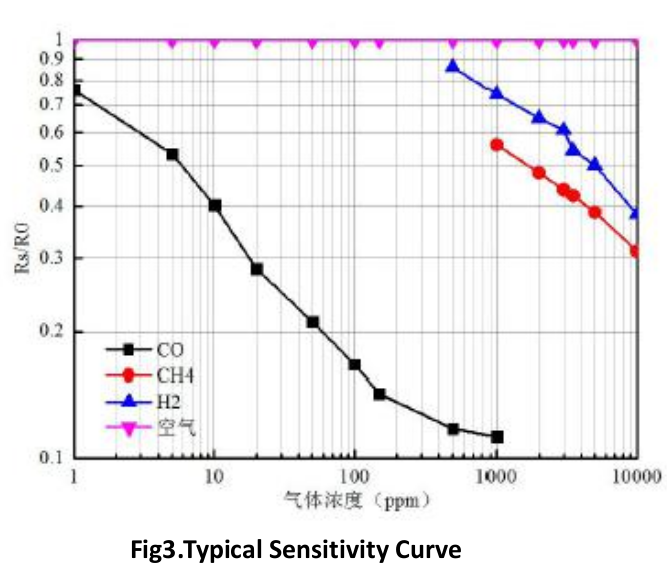
#> input picture SENSOR WORK/SEN0564(Shreyas)/caliberate/datasheet.png, 667 x 581 px
$ python check_graph.py
#> lines starting #> are read from the running program, lines starting #| are printed output that depends on the picture
import numpy as np
import matplotlib.pyplot as plt
from PIL import Image

# Data points from the lookup table
pointsdata = """
1.045800744138103, 0.7584065017590683
5.01374306822658, 0.5383427435831706
9.962750503745998, 0.40405634660838996
19.796865585096565, 0.2869508626557279
49.95067127862733, 0.21319016796829118
99.25639759989119, 0.16826132407456496
146.32416193145502, 0.14250821259459714
497.64607544359575, 0.11764684461249969
1003.7388767529611, 0.112965730111953
"""
# Sort the data based on ppm (concentration)
pointsdata = '\n'.join(sorted(pointsdata.strip().split('\n'), key=lambda x: float(x.split(',')[0])))

# Convert data into a NumPy array
points = np.array([list(map(float, line.split(','))) for line in pointsdata.strip().split('\n')])
ppm = points[:, 0]  # Concentration in ppm
rs_ro = points[:, 1]  # Rs/Ro values

# Function to logarithmically interpolate for a given Rs/Ro value
def interpolate_log_rs_ro(rs_ro_value, rs_ro, ppm):
    # Check if Rs/Ro is outside the bounds
    if rs_ro_value < min(rs_ro) or rs_ro_value > max(rs_ro):
        raise ValueError(f"Rs/Ro value {rs_ro_value} is out of bounds.")

    # Find the two closest Rs/Ro points (R1, R2)
    for i in range(len(rs_ro) - 1):
        if rs_ro[i] >= rs_ro_value >= rs_ro[i + 1]:
            # Perform logarithmic interpolation
            log_r1, log_r2 = np.log(rs_ro[i]), np.log(rs_ro[i + 1])
            log_ppm1, log_ppm2 = np.log(ppm[i]), np.log(ppm[i + 1])
            log_ppm_value = log_ppm1 + (log_ppm2 - log_ppm1) * (np.log(rs_ro_value) - log_r1) / (log_r2 - log_r1)
            return np.exp(log_ppm_value)  # Return the result in original space

# Generate Rs/Ro values for plotting (between min and max)
rs_ro_values = np.logspace(np.log10(min(rs_ro)), np.log10(max(rs_ro)), 1000)

# Interpolate the ppm values for each Rs/Ro
ppm_values = []
for r_value in rs_ro_values:
    try:
        ppm_val = interpolate_log_rs_ro(r_value, rs_ro, ppm)
        ppm_values.append(ppm_val)
    except ValueError:
        pass  # Skip out-of-bound values

# Plot the interpolated ppm vs Rs/Ro values
plt.figure(figsize=(10, 6))
plt.plot(rs_ro_values[:len(ppm_values)], ppm_values, label="Interpolated ppm")
plt.scatter(rs_ro, ppm, color='blue', label='Data points', zorder=5)  # Changed data points to blue
plt.xscale('log')
plt.yscale('log')
plt.xlabel('Rs/Ro')
plt.ylabel('ppm')
plt.title('Interpolated Gas Concentration (ppm) vs Rs/Ro (Log-Log)')
plt.grid(True, which='both', linestyle='--')
plt.legend()
plt.savefig('sen0564_interpolate.png')
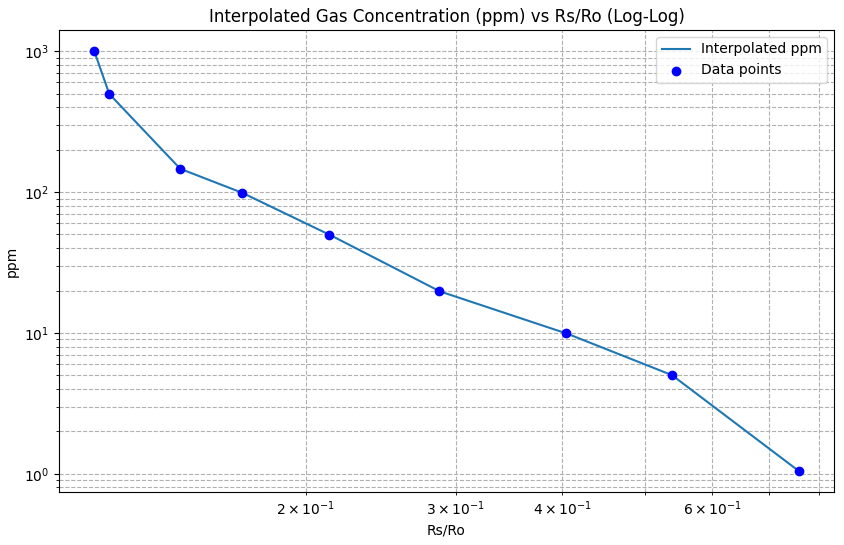
#> figure drawn by matplotlib, 1 panel; curve peaks at x = 0.113, y = 1003.7
plt.show()

# now sort the data based on the ppm
pointsdata = '\n'.join(sorted(pointsdata.strip().split('\n'), key=lambda x: float(x.split(',')[1])))
# now plot the interpolated Rs/RO vs ppm
plt.figure(figsize=(10, 6))
plt.plot(ppm, rs_ro, 'bo', label='Data points')
plt.plot(ppm_values, rs_ro_values[:len(ppm_values)], 'r-', label='Interpolated curve')
plt.xscale('log')
plt.yscale('log')
plt.xlabel('ppm')
plt.ylabel('Rs/Ro')
plt.grid(True, which='both', ls='--')
plt.title('Interpolated Rs/Ro vs ppm (Log-Log Scale)')
plt.legend()
plt.savefig('sen0564_interpolate1.png')
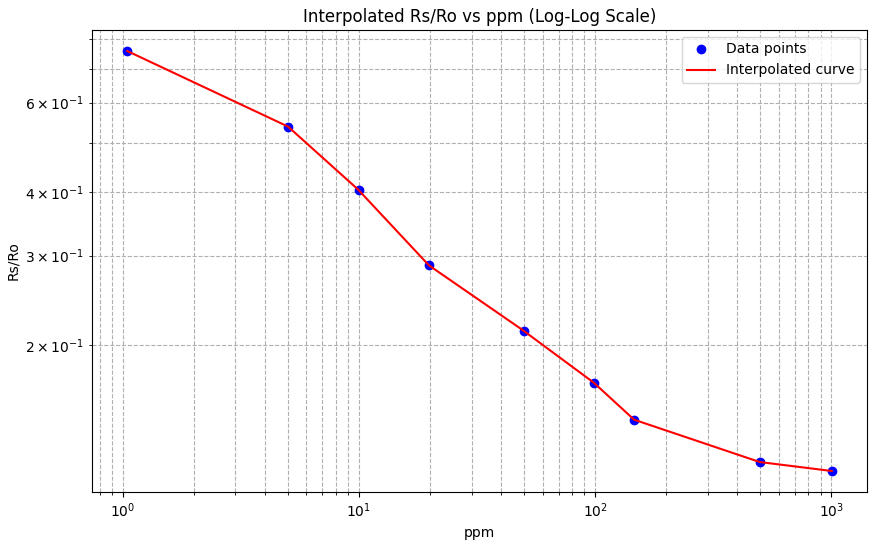
#> figure drawn by matplotlib, 1 panel
plt.show()


# Concatenate the two images to show the comparison (datasheet.png and sen0564_interpolate.png)
img1 = Image.open('datasheet.png')
#> img1 is the input picture: PIL image 667x581 RGBA; mean R, G, B, A 241.5, 240.1, 241.4, 255
img1 = img1.resize((600*2, 400*2))
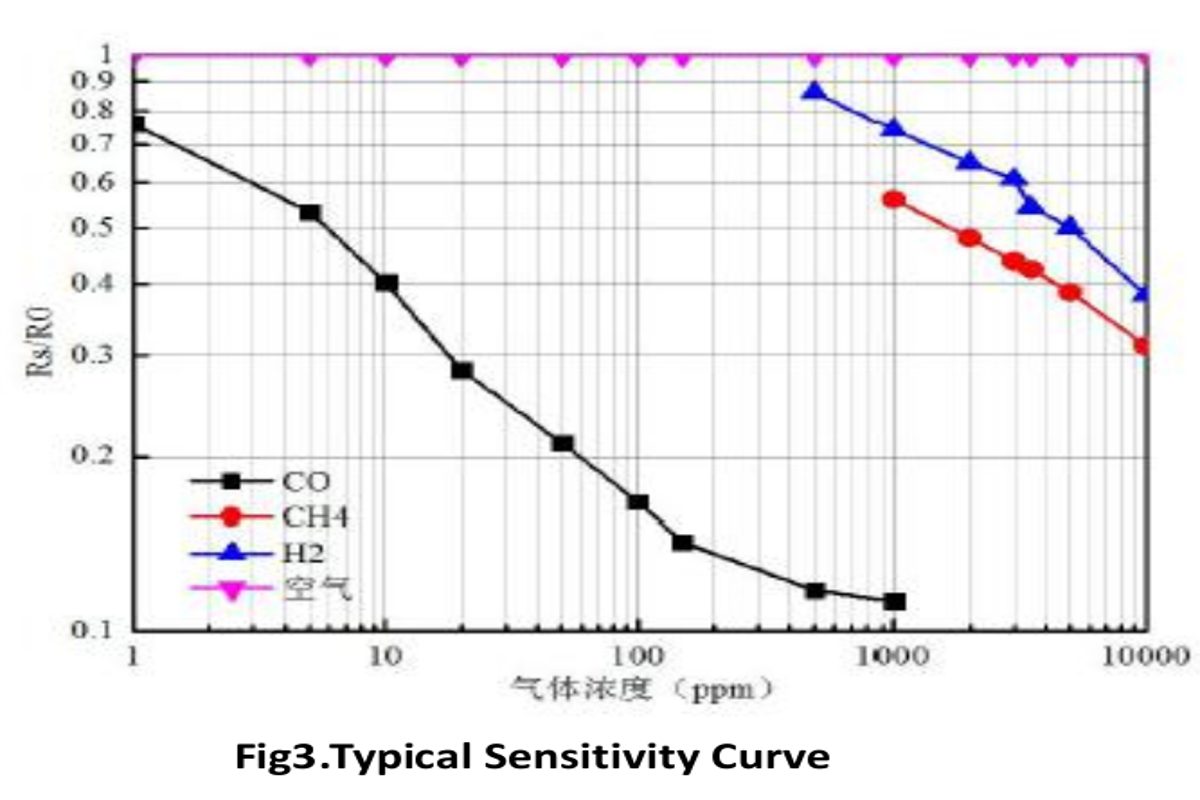
#> img1: PIL image 1200x800 RGBA; mean R, G, B, A 241.5, 240.1, 241.4, 255

img2 = Image.open('sen0564_interpolate1.png')
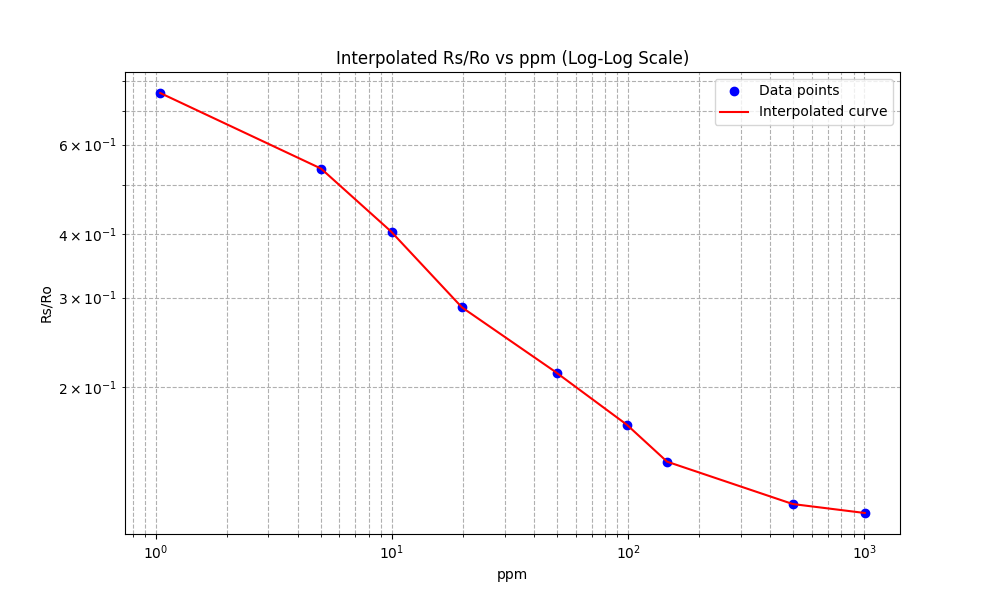
#> img2: PIL image 1000x600 RGBA; mean R, G, B, A 250.4, 249.6, 249.8, 255
img2 = img2.resize((600*2, 400*2))
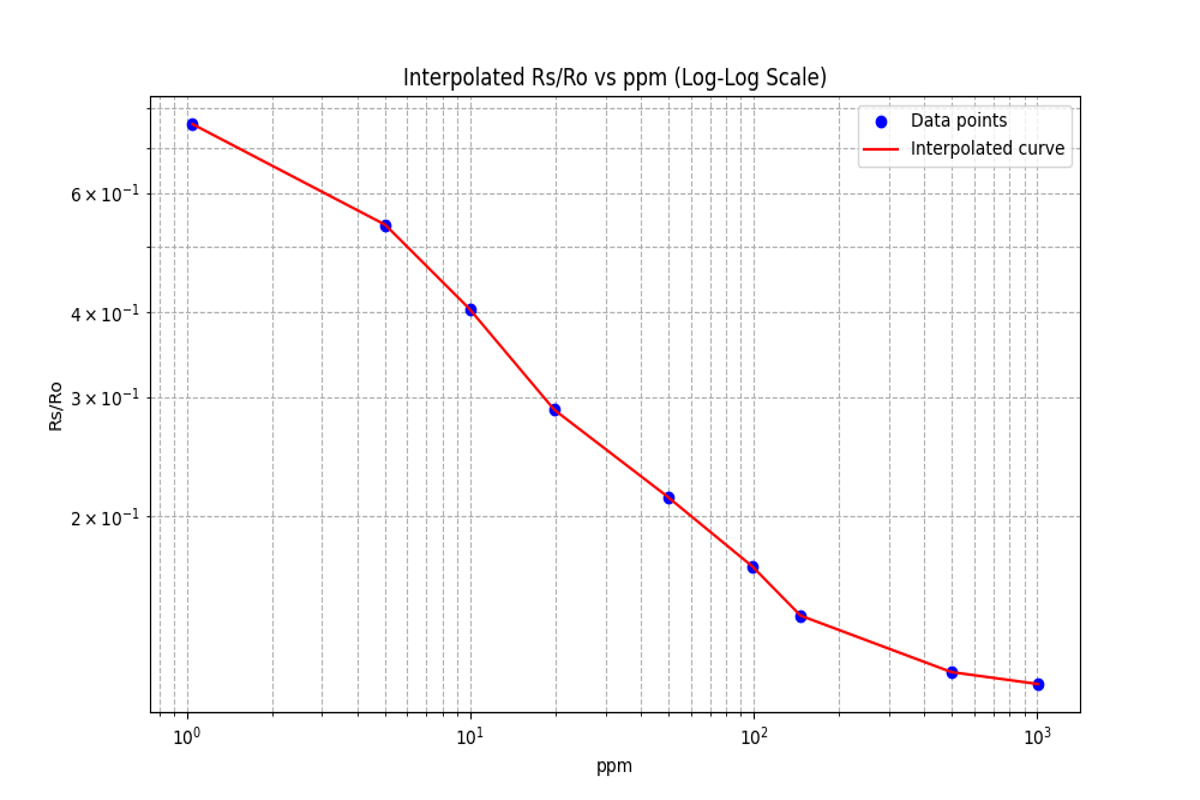
#> img2: PIL image 1200x800 RGBA; mean R, G, B, A 250.3, 249.5, 249.7, 255
# img2 = img2.rotate(90).transpose(Image.FLIP_LEFT_RIGHT)

# Create a new image with twice the width
new_img = Image.new('RGB', (1200*2, 400*2))
#> new_img: PIL image 2400x800 RGB; every value is 0
new_img.paste(img1, (0, 0))
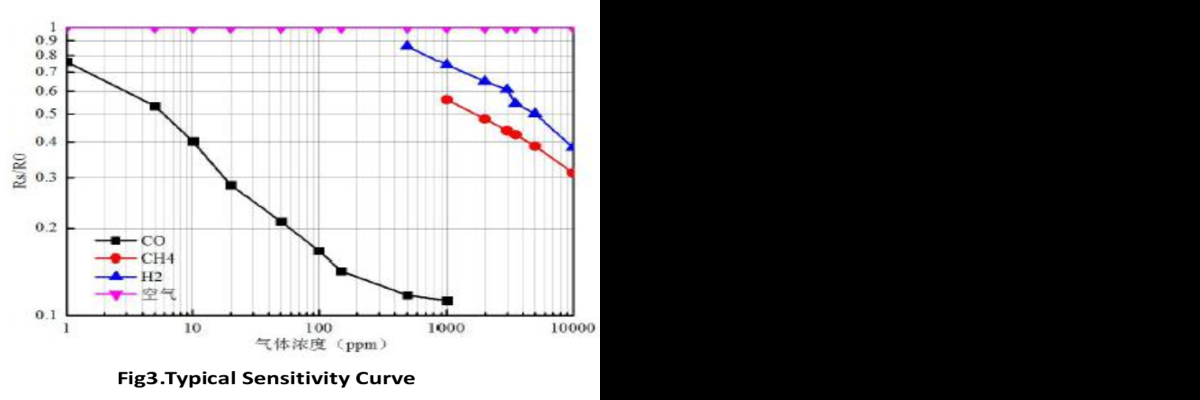
#> new_img: PIL image 2400x800 RGB (shown at 1/2 size); mean R, G, B 120.8, 120, 120.7
new_img.paste(img2, (600*2, 0))
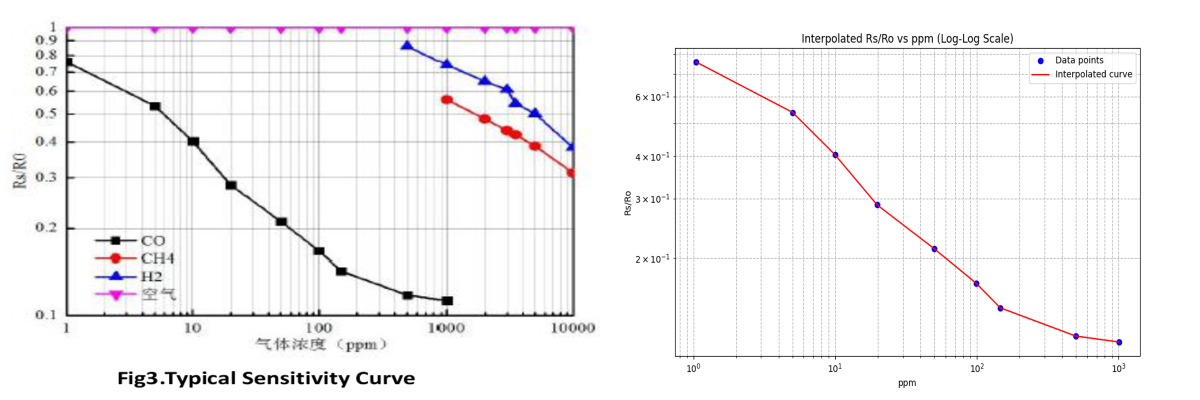
#> new_img: PIL image 2400x800 RGB (shown at 1/2 size); mean R, G, B 245.9, 244.8, 245.6

# Save the new image
new_img.save('datasheet_interpolate.png')

# Display the new image
new_img.show()
